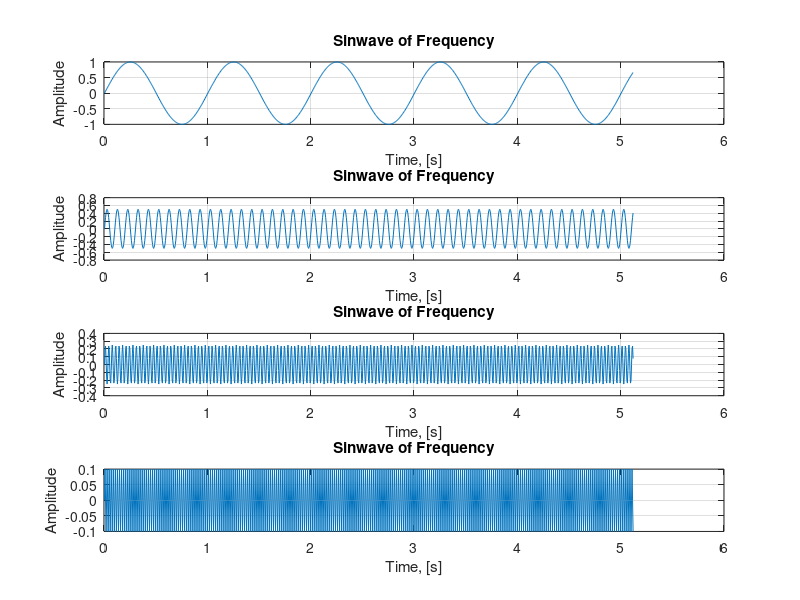

Source code (MATLAB): (Note: this script raises an error after producing the figure.)
N=1024;
f1=1;f2=10;f3=30;f4=50;
FS=200;
n=0:N-1;
x=sin(2*pi*f1*n/FS);
y1=0.5*sin(2*pi*f2*n/FS);
y2=0.25*sin(2*pi*f3*n/FS);
y3=0.1*sin(2*pi*f4*n/FS);
t=[1:N]*(1/FS);
figure(1);
subplot(4,1,1);
plot(t,x);
title("Sinwave of Frequency");
xlabel('Time, [s]');
ylabel('Amplitude');
grid;
subplot(4,1,2);
plot(t,y1);
title("Sinwave of Frequency");
xlabel('Time, [s]');
ylabel('Amplitude');
grid;
subplot(4,1,3);
plot(t,y2);
title("Sinwave of Frequency");
xlabel('Time, [s]');
ylabel('Amplitude');
grid;
subplot(4,1,4);
plot(t,y3);
title("Sinwave of Frequency");
xlabel('Time, [s]');
ylabel('Amplitude');
grid;

Rxx=autom(x);
Ry1=autom(y1);
Ry2=autom(y2);
Ry3=autom(y3);
figure(2);
subplot(4,1,1);
plot(Rxx);
grid;
title('Autocorrelation function');
xlabel('lags');
ylabel('Autocorrelation');

subplot(4,1,2);
plot(Ry1);
grid;
title('Autocorrelation function');
xlabel('lags');
ylabel('Autocorrelation');

subplot(4,1,3);
plot(Ry2);
grid;
title('Autocorrelation function');
xlabel('lags');
ylabel('Autocorrelation');

subplot(4,1,4);
plot(Ry3);
grid;
title('Autocorrelation function');
xlabel('lags');
ylabel('Autocorrelation');